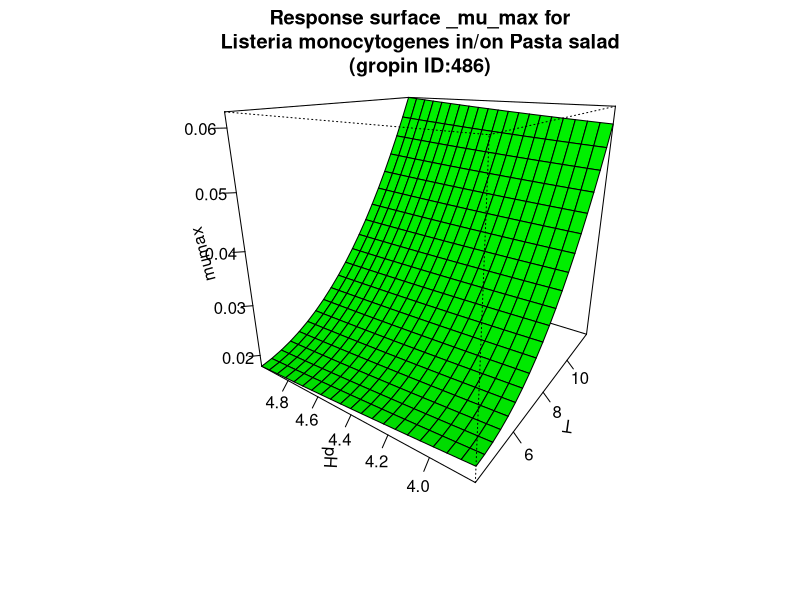

Recreate this plot in R.
#############################
# start of Parameter script
#############################
T <- seq(4.004,11.988011988012,length.out=21)
pH <- seq(3.8038,4.995004995005,length.out=21)
#############################
# end of Parameter script
#############################
############################# 
# start of Model script Gropin ID 486 
#############################
 
# constant coefficients for this model
 
variables <- data.frame(T,pH)
argumentsPar <- unique.data.frame(expand.grid(variables))
 
# heart of the model
response_surface <- function(T,pH) {
   mumax <-0.0571-0.0091*pH+0.0005*(pH^2)-0.0070*T+0.0006*(T^2)+0.0006*(pH*T)

	return(mumax=mumax)
} 

# output parameters
responseSurface <- cbind(argumentsPar,response_surface(argumentsPar['T'],argumentsPar['pH']))
colnames(responseSurface) <- c(colnames(argumentsPar),'mumax')
#############################
# End of Model script
#############################
############################# 
# start of Visualisation script Gropin ID 486 
#############################
titleText <-'Response surface _mu_max for
Listeria monocytogenes in/on Pasta salad
(gropin ID:486)'
persp(T,pH,matrix(unlist(responseSurface$'mumax'),nrow=21),col = 'green',xlab='T',ylab='pH',zlab='mumax',main=titleText,theta=305,phi=20,shade=0.25,ticktype = 'detailed')
#############################
# End of Visualisation script
#############################
